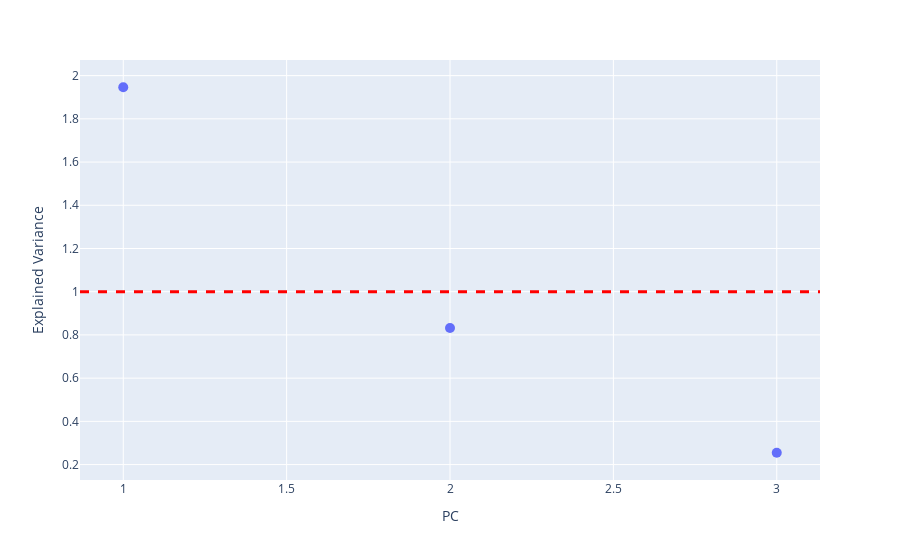
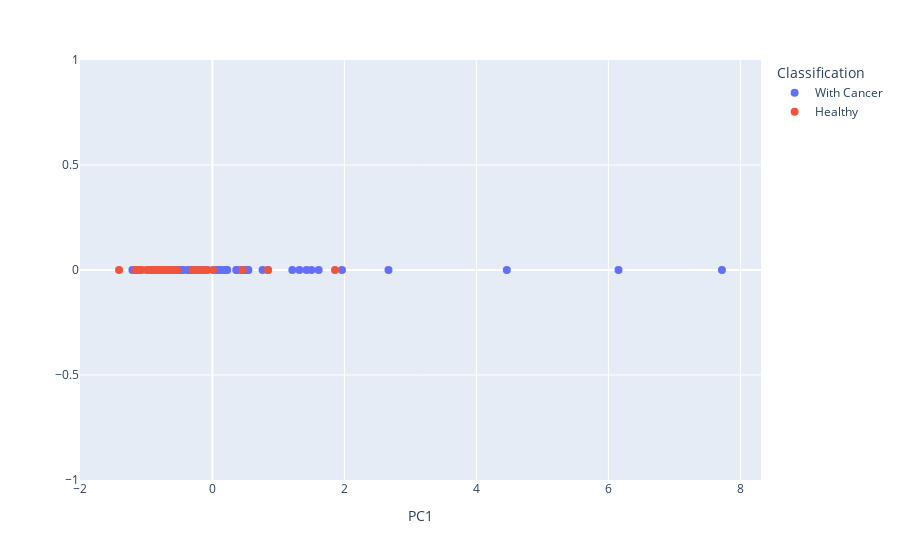

Source (notebook cell) for these figures, in order:
### Markdown cell above
### PCA

### Code cell
#Normalize
X=(x_train-np.mean(x_train,axis=0))/np.std(x_train,axis=0)

pca = PCA()
pca.fit(X)


y_train = pd.Series(y_train)

fig = px.scatter(
    x=np.arange(1, len(pca.explained_variance_) + 1),
    y=pca.explained_variance_,
    labels=dict(x="PC", y="Explained Variance")
)

fig.add_hline(y=1,line_width=3, line_dash="dash", line_color="red")
fig.update_traces(marker_size=10)
fig.show()

print("Variance (%) retained accourding to Kaiser: "+str(pca.explained_variance_[0]**2/(np.sum(pca.explained_variance_**2))*100))
print("Variance (%) retained accourding to Scree: "+str(np.sum(pca.explained_variance_[0:6]**2)/(np.sum(pca.explained_variance_**2))*100))


pca2=PCA(n_components=1)

X1D=pca2.fit_transform(X)
#print(np.shape(X1D))

#Plot projected data
fig = px.scatter(x=X1D[:, 0],y=np.zeros(np.shape(X1D)[0]),color=y_train.replace({1: "Healthy", 2: "With Cancer"}),labels=dict(x="PC1", y="", color="Classification"))

fig.update_traces(marker_size=8)
fig.update_xaxes
fig.show()


# Guardar os dois primeiros PCAs

x_pca=PCA(n_components=2)
X_pca = pca.fit_transform(X)

PC1 = X_pca[:, 0]
PC2 = X_pca[:, 1]

### Figure 1 — Plotly figure (JSON) as saved in the notebook; plotly's stock layout.template omitted (floating-point values rounded to 4 significant figures)
{"data": [{"hovertemplate": "PC=%{x}<br>Explained Variance=%{y}<extra></extra>", "legendgroup": "", "marker": {"color": "#636efa", "size": 10, "symbol": "circle"}, "mode": "markers", "name": "", "orientation": "v", "showlegend": false, "type": "scatter", "x": [1, 2, 3], "xaxis": "x", "y": [1.946, 0.832, 0.2548], "yaxis": "y"}], "layout": {"legend": {"tracegroupgap": 0}, "margin": {"t": 60}, "shapes": [{"line": {"color": "red", "dash": "dash", "width": 3}, "type": "line", "x0": 0, "x1": 1, "xref": "x domain", "y0": 1, "y1": 1, "yref": "y"}], "xaxis": {"anchor": "y", "domain": [0, 1], "title": {"text": "PC"}}, "yaxis": {"anchor": "x", "domain": [0, 1], "title": {"text": "Explained Variance"}}}}

### Figure 2 — Plotly figure (JSON) as saved in the notebook; plotly's stock layout.template omitted (floating-point values rounded to 4 significant figures)
{"data": [{"hovertemplate": "Classification=With Cancer<br>PC1=%{x}<br>=%{y}<extra></extra>", "legendgroup": "With Cancer", "marker": {"color": "#636efa", "size": 8, "symbol": "circle"}, "mode": "markers", "name": "With Cancer", "orientation": "v", "showlegend": true, "type": "scatter", "x": [0.7603, 0.2104, -0.2424, 2.669, 0.2257, -0.5004, -0.4594, -0.3091, -0.5724, -0.8544, 0.3615, 1.319, -0.2035, 0.5147, -0.7656, -1.211, -0.3618, -0.07578, -0.5353, 1.964, 1.501, 1.212, 0.05584, -0.3607, 4.461, -0.7618, 0.05896, -0.4348, 0.1468, 6.154, 0.1168, 0.5347, -0.5155, 0.4425, 0.2096, 0.3789, -0.4751, -0.8479, 1.61, 1.426, -0.7315, -0.673, -0.1733, -0.2656, 0.4616, 0.08229, 7.721, 0.5463, 0.8403, -0.6297, -0.5447], "xaxis": "x", "y": [0, 0, 0, 0, 0, 0, 0, 0, 0, 0, 0, 0, 0, 0, 0, 0, 0, 0, 0, 0, 0, 0, 0, 0, 0, 0, 0, 0, 0, 0, 0, 0, 0, 0, 0, 0, 0, 0, 0, 0, 0, 0, 0, 0, 0, 0, 0, 0, 0, 0, 0], "yaxis": "y"}, {"hovertemplate": "Classification=Healthy<br>PC1=%{x}<br>=%{y}<extra></extra>", "legendgroup": "Healthy", "marker": {"color": "#EF553B", "size": 8, "symbol": "circle"}, "mode": "markers", "name": "Healthy", "orientation": "v", "showlegend": true, "type": "scatter", "x": [-0.6204, -0.674, -0.2611, 0.008788, -0.8617, -0.2569, -0.1386, -0.9981, -0.09029, -0.5337, -0.1343, -1.414, -1.163, -0.6741, -0.7058, 0.4597, -0.2558, -1.104, -1.072, -0.9082, -0.6687, -0.7908, -0.8067, -1.152, -0.6673, -0.5505, -0.9332, -0.3007, 0.8439, -0.9217, -0.8025, -0.67, -0.9468, -1.131, 1.859, -0.2313, -0.6968, -0.7602, -1.11, -0.8897, -0.7544], "xaxis": "x", "y": [0, 0, 0, 0, 0, 0, 0, 0, 0, 0, 0, 0, 0, 0, 0, 0, 0, 0, 0, 0, 0, 0, 0, 0, 0, 0, 0, 0, 0, 0, 0, 0, 0, 0, 0, 0, 0, 0, 0, 0, 0], "yaxis": "y"}], "layout": {"legend": {"title": {"text": "Classification"}, "tracegroupgap": 0}, "margin": {"t": 60}, "xaxis": {"anchor": "y", "domain": [0, 1], "title": {"text": "PC1"}}, "yaxis": {"anchor": "x", "domain": [0, 1], "title": {"text": ""}}}}
